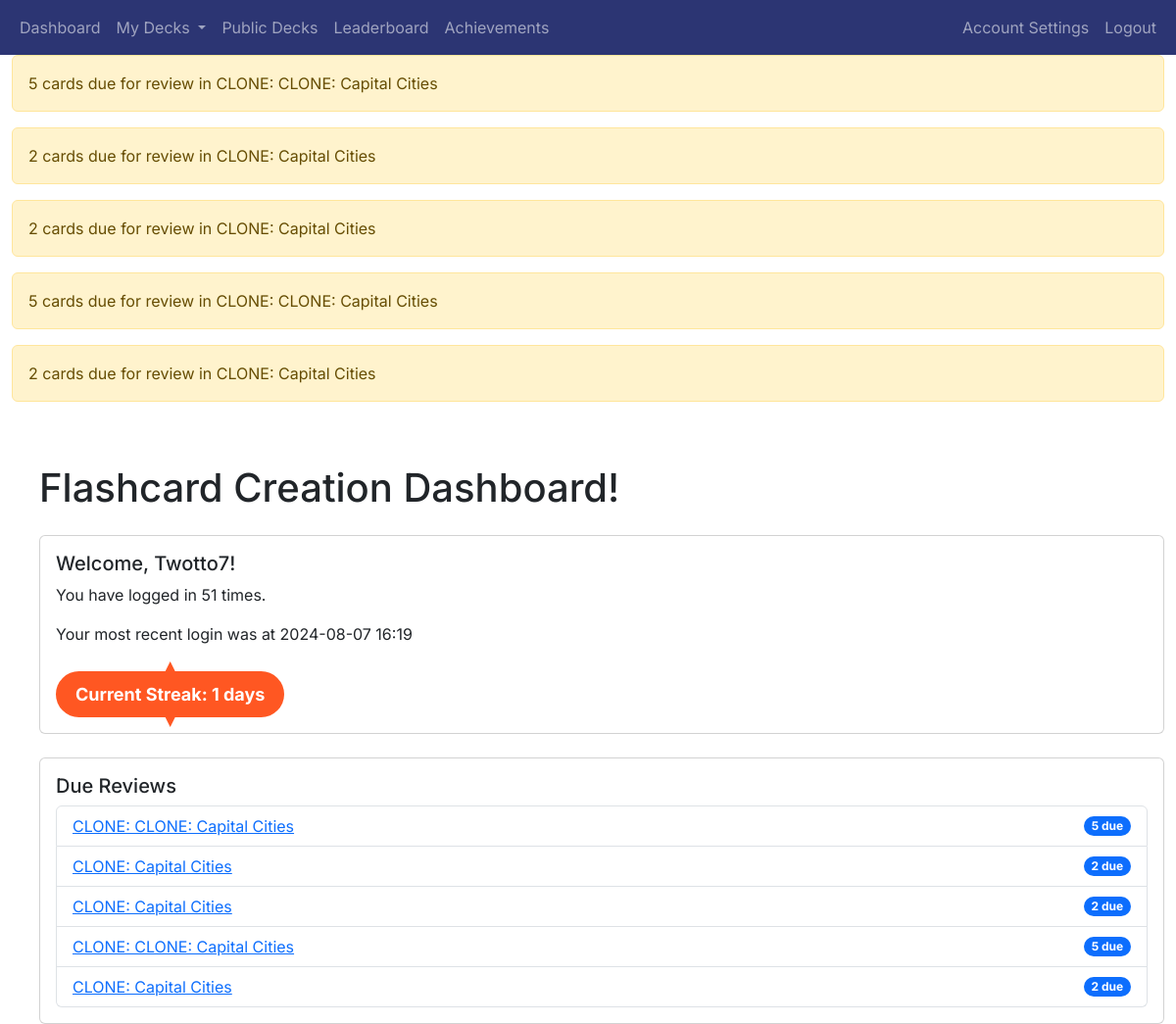
Page /dashboard (signed in) on the earlier database version.
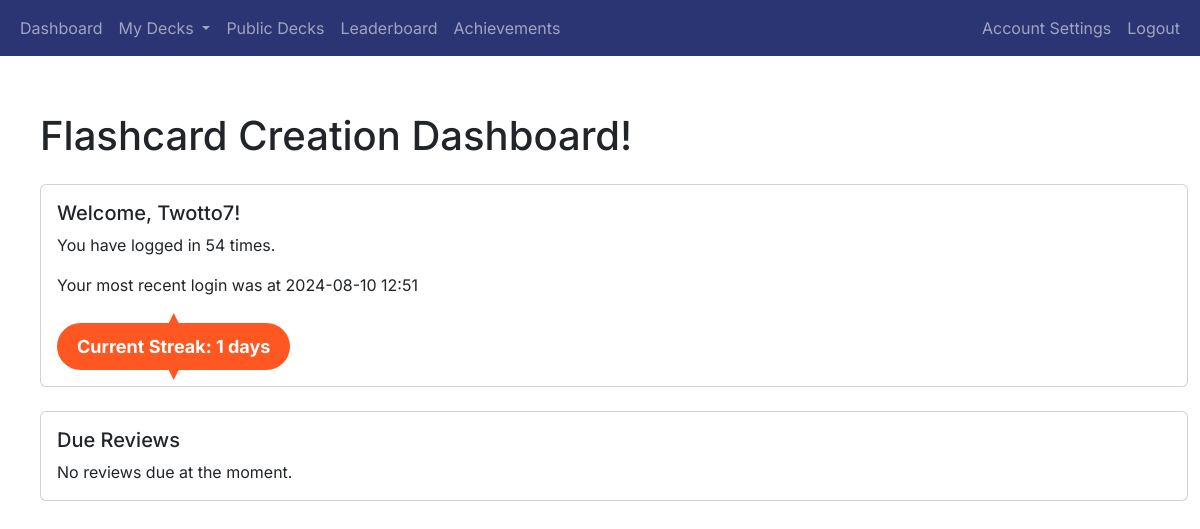
Same page on the later database version.
### app/decks/models.py (models this page shows, shortened)
class Deck(db.Model):
    deck_id = db.Column(db.Integer, primary_key=True)
    name = db.Column(db.String(100), nullable=False)
    user_id = db.Column(db.Integer, db.ForeignKey('user.user_id'), nullable=False)
    created_at = db.Column(db.DateTime, nullable=False, default=datetime.utcnow)
    shared = db.Column(db.Boolean, default=False)
    review_start_date = db.Column(db.DateTime, nullable=True)
    cards = db.relationship('Card', backref='deck', cascade='all, delete-orphan', lazy=True)

### app/main/routes.py (the view)
@main_blueprint.route('/dashboard')
@login_required
def dashboard():
    user_decks = Deck.query.filter_by(user_id=current_user.user_id).all()
    due_reviews = []
    for deck in user_decks:
        due_count = Card.query.filter(
            Card.deck_id == deck.deck_id,
            Card.next_review_date <= datetime.utcnow()
        ).count()
        if due_count > 0:
            due_reviews.append({
                'deck_id': deck.deck_id,
                'name': deck.name,
                'due_count': due_count
            })
            flash(f'{due_count} cards due for review in {deck.name}', 'warning')
    login_events = LoginEvent.query.filter_by(user_id=current_user.user_id).order_by(LoginEvent.timestamp.desc()).all()
    previous_login_time = login_events[1].timestamp if len(login_events) > 1 else None
    if previous_login_time:
        bst = timezone('Europe/London')
        previous_login_time = previous_login_time.replace(tzinfo=pytz.utc).astimezone(bst)
        previous_login_time_str = previous_login_time.strftime('%Y-%m-%d %H:%M')
    else:
        previous_login_time_str = 'N/A'
    streak = session.get('streak', 1)
    user_info = {
        'username': current_user.username,
        'login_count': current_user.get_login_count(current_user.user_id),
        'last_login_at': previous_login_time_str,
        'current_streak': streak  # Add the current streak to user_info
    }
    return render_template('dashboard.html', due_reviews=due_reviews, user_info=user_info)

### app/__init__.py (called while the page is built)
@login_manager.user_loader
def load_user(user_id):
    return User.query.get(int(user_id))

### app/auth/models.py (called while the page is built)
    def get_login_count(self, user_id):
        return LoginEvent.query.filter_by(user_id=user_id).count()

### app/main/templates/dashboard.html (shortened to what this page needs)
{% extends "base.html" %}
{% block content %}
<div class="container mt-4">
    <h1 class="mb-4">Flashcard Creation Dashboard!</h1>
    <div class="card mb-4">
        <div class="card-body">
            <h5 class="card-title">Welcome, {{ user_info.username }}!</h5>
            <p class="card-text">You have logged in {{ user_info.login_count }} times.</p>
            <p class="card-text">Your most recent login was at {{ user_info.last_login_at }}</p>
            <div class="streak-badge">
                Current Streak: {{ user_info.current_streak }} days
            </div>
        </div>
    </div>
    <div class="card">
        <div class="card-body">
            <h5 class="card-title">Due Reviews</h5>
            {% if due_reviews %}
                <ul class="list-group">
                    {% for review in due_reviews %}
                        <li class="list-group-item d-flex justify-content-between align-items-center">
                            <a href="{{ url_for('review.start_review', deck_id=review.deck_id) }}">{{ review.name }}</a>
                            <span class="badge bg-primary rounded-pill">{{ review.due_count }} due</span>
                        </li>
                    {% endfor %}
                </ul>
            {% else %}
                <p class="card-text">No reviews due at the moment.</p>
            {% endif %}
        </div>
    </div>
</div>
{% endblock %}

Differences in the rows shown:
no longer on this page (row unchanged): Deck: name "CLONE: CLONE: Capital Cities", due_count "5"
removed Deck: name "CLONE: Capital Cities", due_count "2"
removed Deck: name "CLONE: Capital Cities", due_count "2"
removed Deck: name "CLONE: CLONE: Capital Cities", due_count "5"
removed Deck: name "CLONE: Capital Cities", due_count "2"
Other differences:
{{ user_info.login_count }}: "51" → "54"
{{ user_info.last_login_at }}: "2024-08-07 16:19" → "2024-08-10 12:51"
text now shown: "No reviews due at the moment."
list line gone: "5 cards due for review in CLONE: CLONE: Capital Cities"
list line gone: "2 cards due for review in CLONE: Capital Cities"
